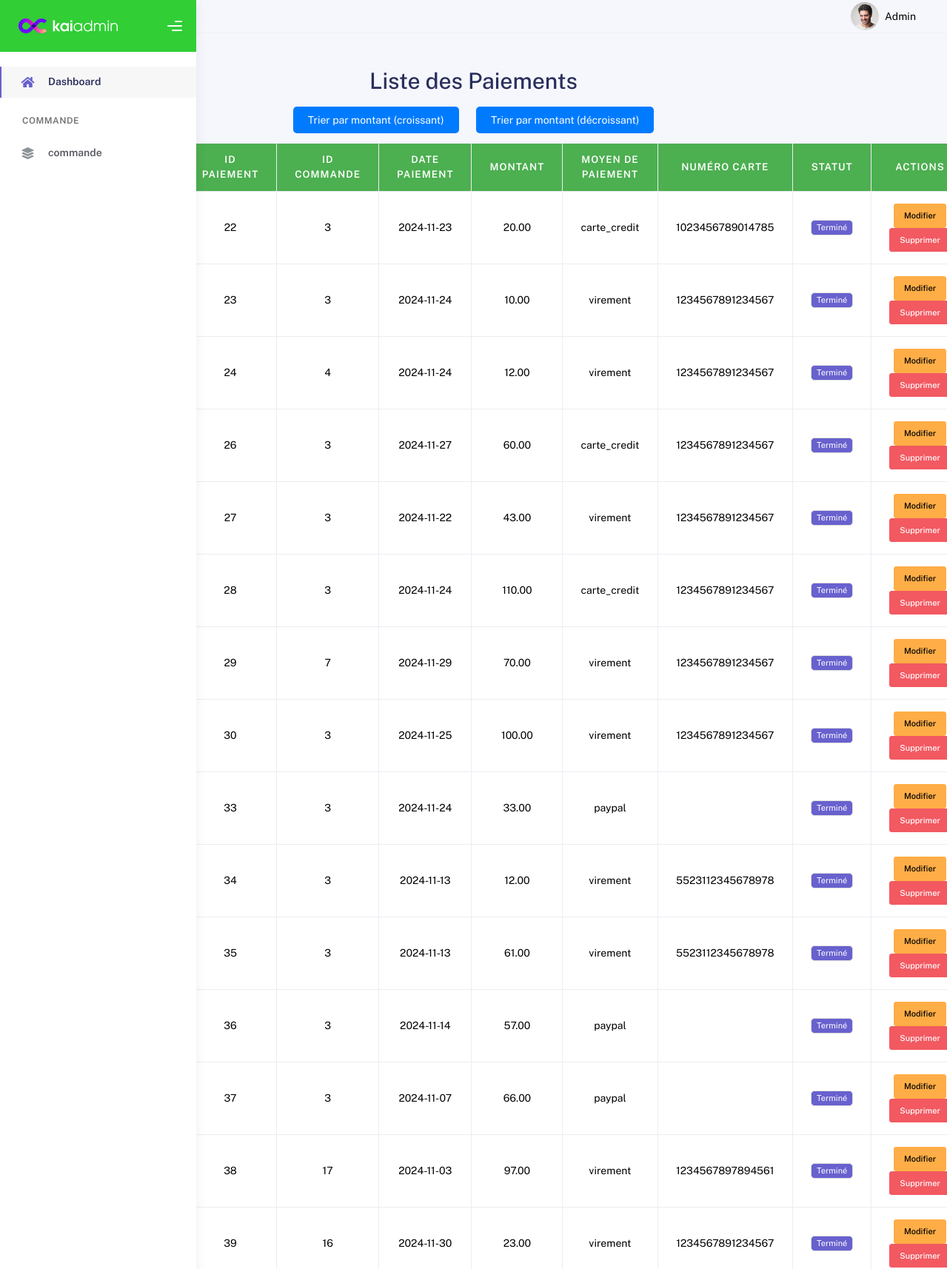
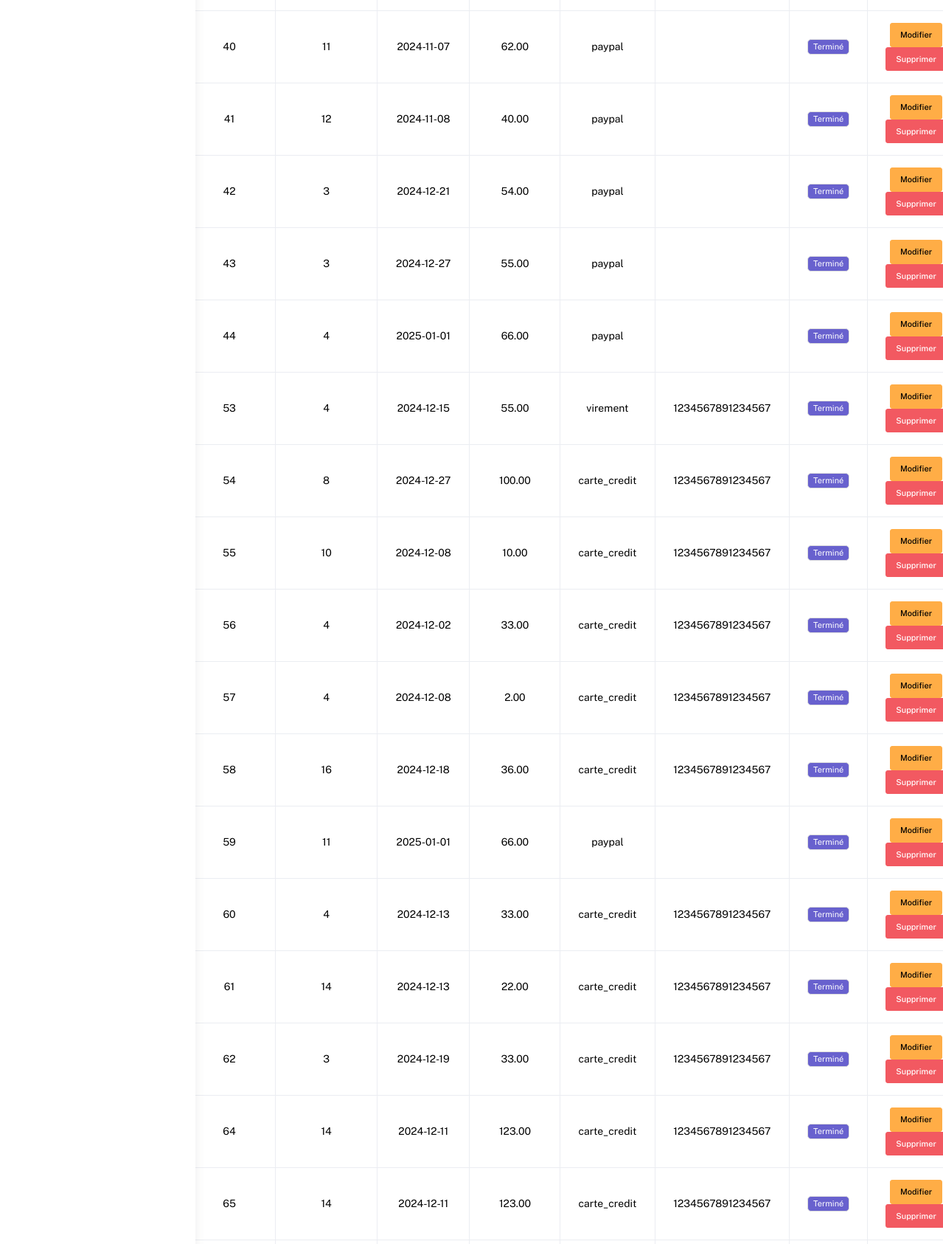
Page /view/backOffice/commande/listPayment.php (upper part) on the committed database (2 pictures, top to bottom).
### tables this page shows
CREATE TABLE `paiements` (
  `idPaiement` int(11) NOT NULL,
  `idCommande` int(11) NOT NULL,
  `datePayment` date NOT NULL,
  `montant` decimal(10,2) NOT NULL,
  `moyenPaiement` varchar(50) DEFAULT NULL,
  `numeroCarte` varchar(16) DEFAULT NULL,
  `statuspaiement` varchar(255) DEFAULT NULL
);

### Model/Payment.php (called while the page is built, shortened)
<?php
class Payment {
    private $db;
    public function __construct() {
        try {
            $this->db = new PDO("mysql:host=localhost;dbname=serenity_springs", "root", "");
            $this->db->setAttribute(PDO::ATTR_ERRMODE, PDO::ERRMODE_EXCEPTION);
        } catch (PDOException $e) {
            die("Erreur de connexion à la base de données : " . $e->getMessage());
        }
    }
    public function getAllPayments() {
        try {
            $sql = "SELECT * FROM paiements";
            $stmt = $this->db->query($sql);
            return $stmt->fetchAll(PDO::FETCH_ASSOC);
        } catch (PDOException $e) {
            die("Erreur lors de la récupération des paiements : " . $e->getMessage());
        }
    }
}
?>

### Controller/PaymentC.php (called while the page is built, shortened)
<?php
include_once __DIR__ . '/../Model/Payment.php';
class PaymentController {
    private $paymentModel;
    public function __construct() {
        $this->paymentModel = new Payment();
    }
    public function listPayments() {
        return $this->paymentModel->getAllPayments();
    }
}
?>

### view/backOffice/commande/listPayment.php (the view, shortened to what this page needs)
<!DOCTYPE html>
<html lang="fr">
<head>
    <link rel="stylesheet" href="assets/css/bootstrap.min.css">
    <link rel="stylesheet" href="assets/css/plugins.min.css">
    <link rel="stylesheet" href="assets/css/kaiadmin.min.css">
    <link rel="stylesheet" href="assets/css/demo.css">
</head>
<body>
    <div class="wrapper">
        <div class="sidebar" data-background-color="green">
            <div class="sidebar-logo">
                <div class="logo-header" data-background-color="green">
                    <a href="index.html" class="logo">
                        <img src="assets/img/kaiadmin/logo_light.svg" alt="navbar brand" class="navbar-brand" height="20">
                    </a>
                    <div class="nav-toggle">
                        <button class="btn btn-toggle toggle-sidebar"><i class="gg-menu-right"></i></button>
                    </div>
                </div>
            </div>
            <div class="sidebar-wrapper scrollbar scrollbar-inner">
                <div class="sidebar-content">
                    <ul class="nav nav-secondary">
                        <li class="nav-item active">
                            <a href="dashboard.php">
                                <i class="fas fa-home"></i>
                                <p>Dashboard</p>
                            </a>
                        </li>
                        <li class="nav-section">
                            <h4 class="text-section">commande</h4>
                        </li>
                        <li class="nav-item">
                            <a href="listCommandes.php">
                                <i class="fas fa-layer-group"></i>
                                <p>commande</p>
                            </a>
                        </li>
                    </ul>
                </div>
            </div>
        </div>
        <nav class="navbar navbar-header navbar-header-transparent navbar-expand-lg border-bottom">
            <div class="container-fluid">
                <ul class="navbar-nav topbar-nav ms-md-auto align-items-center">
                    <li class="nav-item topbar-user dropdown hidden-caret">
                        <a class="dropdown-toggle profile-pic" data-bs-toggle="dropdown" href="#" aria-expanded="false">
                            <div class="avatar-sm">
                                <img src="assets/img/profile.jpg" alt="..." class="avatar-img rounded-circle">
                            </div>
                            <span class="profile-username">Admin</span>
                        </a>
                    </li>
                </ul>
            </div>
        </nav>
        <?php
        $paymentC = new PaymentController();
        $paiements = $paymentC->listPayments();
        ?>
        <div class="container mt-5">
            <h1>Liste des Paiements</h1>
            <div class="sort-buttons">
                <a href="?sort=asc">Trier par montant (croissant)</a>
                <a href="?sort=desc">Trier par montant (décroissant)</a>
            </div>
            <table class="table">
                <thead>
                    <tr>
                        <th>ID Paiement</th>
                        <th>ID Commande</th>
                        <th>Date Paiement</th>
                        <th>Montant</th>
                        <th>Moyen de Paiement</th>
                        <th>Numéro Carte</th>
                        <th>Statut</th>
                        <th>Actions</th>
                    </tr>
                </thead>
                <tbody>
                    <?php foreach ($paiements as $paiement): ?>
                        <tr>
                            <td><?= htmlspecialchars($paiement['idPaiement']) ?></td>
                            <td><?= htmlspecialchars($paiement['idCommande']) ?></td>
                            <td><?= htmlspecialchars($paiement['datePayment']) ?></td>
                            <td><?= htmlspecialchars($paiement['montant']) ?></td>
                            <td><?= htmlspecialchars($paiement['moyenPaiement']) ?></td>
                            <td><?= htmlspecialchars($paiement['numeroCarte']) ?></td>
                            <td>
                                <?php
                                if (isset($paiement['statusPaiement'])) {
                                    $status = strtolower(trim($paiement['statusPaiement']));
                                    if ($status === 'en attente') {
                                        echo "<span class='badge bg-warning'>En Attente</span>";
                                    } elseif ($status === 'en cours') {
                                        echo "<span class='badge bg-info'>En Cours</span>";
                                    } else {
                                        echo "<span class='badge bg-secondary'>Terminé</span>";
                                    }
                                } else {
                                    echo "<span class='badge bg-secondary'>Terminé</span>";
                                }
                                ?>
                            </td>
                            <td>
                                <a href="updatePayment.php?id=<?= $paiement['idPaiement'] ?>" class="btn btn-warning btn-sm">Modifier</a>
                                <a href="deletePayment.php?id=<?= $paiement['idPaiement'] ?>" class="btn btn-danger btn-sm" onclick="return confirm('Êtes-vous sûr de vouloir supprimer ce paiement ?');">Supprimer</a>
                            </td>
                        </tr>
                    <?php endforeach; ?>
                </tbody>
            </table>
        </div>
    </div>
</body>
</html>

### view/backOffice/commande/listPayment.php (style rules this page uses)
h1 { text-align: center; margin-top: 20px; margin-bottom: 20px; }
.table { width: 80%; margin: 0 auto; margin-left: 15%; border-collapse: collapse; }
.table th, .table td { border: 1px solid #ddd; padding: 10px; text-align: center; }
.table th { background-color: #4CAF50; color: white; }
.sort-buttons { text-align: center; margin-bottom: 20px; }
.sort-buttons a { margin: 0 10px; text-decoration: none; padding: 10px 20px; background-color: #007BFF; color: white; border-radius: 5px; }

### rows in the picture
paiements: idPaiement "22", idCommande "3", datePayment "2024-11-23", montant "20.00", moyenPaiement "carte_credit", numeroCarte "1023456789014785", shows "Terminé"
paiements: idPaiement "23", idCommande "3", datePayment "2024-11-24", montant "10.00", moyenPaiement "virement", numeroCarte "1234567891234567", shows "Terminé"
paiements: idPaiement "24", idCommande "4", datePayment "2024-11-24", montant "12.00", moyenPaiement "virement", numeroCarte "1234567891234567", shows "Terminé"
paiements: idPaiement "26", idCommande "3", datePayment "2024-11-27", montant "60.00", moyenPaiement "carte_credit", numeroCarte "1234567891234567", shows "Terminé"
paiements: idPaiement "27", idCommande "3", datePayment "2024-11-22", montant "43.00", moyenPaiement "virement", numeroCarte "1234567891234567", shows "Terminé"
paiements: idPaiement "28", idCommande "3", datePayment "2024-11-24", montant "110.00", moyenPaiement "carte_credit", numeroCarte "1234567891234567", shows "Terminé"
paiements: idPaiement "29", idCommande "7", datePayment "2024-11-29", montant "70.00", moyenPaiement "virement", numeroCarte "1234567891234567", shows "Terminé"
paiements: idPaiement "30", idCommande "3", datePayment "2024-11-25", montant "100.00", moyenPaiement "virement", numeroCarte "1234567891234567", shows "Terminé"
paiements: idPaiement "33", idCommande "3", datePayment "2024-11-24", montant "33.00", moyenPaiement "paypal", shows "Terminé"
paiements: idPaiement "34", idCommande "3", datePayment "2024-11-13", montant "12.00", moyenPaiement "virement", numeroCarte "5523112345678978", shows "Terminé"
paiements: idPaiement "35", idCommande "3", datePayment "2024-11-13", montant "61.00", moyenPaiement "virement", numeroCarte "5523112345678978", shows "Terminé"
paiements: idPaiement "36", idCommande "3", datePayment "2024-11-14", montant "57.00", moyenPaiement "paypal", shows "Terminé"
paiements: idPaiement "37", idCommande "3", datePayment "2024-11-07", montant "66.00", moyenPaiement "paypal", shows "Terminé"
paiements: idPaiement "38", idCommande "17", datePayment "2024-11-03", montant "97.00", moyenPaiement "virement", numeroCarte "1234567897894561", shows "Terminé"
paiements: idPaiement "39", idCommande "16", datePayment "2024-11-30", montant "23.00", moyenPaiement "virement", numeroCarte "1234567891234567", shows "Terminé"
paiements: idPaiement "40", idCommande "11", datePayment "2024-11-07", montant "62.00", moyenPaiement "paypal", shows "Terminé"
paiements: idPaiement "41", idCommande "12", datePayment "2024-11-08", montant "40.00", moyenPaiement "paypal", shows "Terminé"
paiements: idPaiement "42", idCommande "3", datePayment "2024-12-21", montant "54.00", moyenPaiement "paypal", shows "Terminé"
paiements: idPaiement "43", idCommande "3", datePayment "2024-12-27", montant "55.00", moyenPaiement "paypal", shows "Terminé"
paiements: idPaiement "44", idCommande "4", datePayment "2025-01-01", montant "66.00", moyenPaiement "paypal", shows "Terminé"
paiements: idPaiement "53", idCommande "4", datePayment "2024-12-15", montant "55.00", moyenPaiement "virement", numeroCarte "1234567891234567", shows "Terminé"
paiements: idPaiement "54", idCommande "8", datePayment "2024-12-27", montant "100.00", moyenPaiement "carte_credit", numeroCarte "1234567891234567", shows "Terminé"
paiements: idPaiement "55", idCommande "10", datePayment "2024-12-08", montant "10.00", moyenPaiement "carte_credit", numeroCarte "1234567891234567", shows "Terminé"
paiements: idPaiement "56", idCommande "4", datePayment "2024-12-02", montant "33.00", moyenPaiement "carte_credit", numeroCarte "1234567891234567", shows "Terminé"
paiements: idPaiement "57", idCommande "4", datePayment "2024-12-08", montant "2.00", moyenPaiement "carte_credit", numeroCarte "1234567891234567", shows "Terminé"
paiements: idPaiement "58", idCommande "16", datePayment "2024-12-18", montant "36.00", moyenPaiement "carte_credit", numeroCarte "1234567891234567", shows "Terminé"
paiements: idPaiement "59", idCommande "11", datePayment "2025-01-01", montant "66.00", moyenPaiement "paypal", shows "Terminé"
paiements: idPaiement "60", idCommande "4", datePayment "2024-12-13", montant "33.00", moyenPaiement "carte_credit", numeroCarte "1234567891234567", shows "Terminé"
paiements: idPaiement "61", idCommande "14", datePayment "2024-12-13", montant "22.00", moyenPaiement "carte_credit", numeroCarte "1234567891234567", shows "Terminé"
paiements: idPaiement "62", idCommande "3", datePayment "2024-12-19", montant "33.00", moyenPaiement "carte_credit", numeroCarte "1234567891234567", shows "Terminé"
paiements: idPaiement "64", idCommande "14", datePayment "2024-12-11", montant "123.00", moyenPaiement "carte_credit", numeroCarte "1234567891234567", shows "Terminé"
paiements: idPaiement "65", idCommande "14", datePayment "2024-12-11", montant "123.00", moyenPaiement "carte_credit", numeroCarte "1234567891234567", shows "Terminé"
